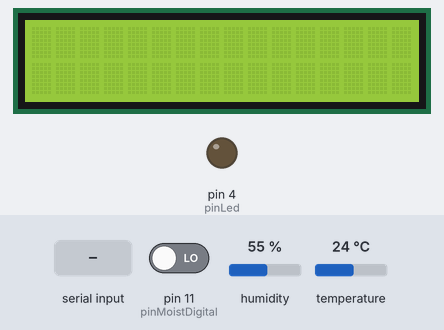
This program was run on a simulated Arduino Uno, built with avr-gcc and run on an emulated ATmega328P. Shown: 16×2 character LCD, output pins drawn as LEDs (lit = HIGH). Inputs (shaded band) come from the test bench; at power-on: pin 11 (pinMoistDigital) LOW, humidity 55 %, temperature 24 °C. What the program prints to the serial monitor is not drawn.

Above: at 1.2 s.
1.3 s: "CMD: SEND DATA\n" received over Serial
At 2.3 s:
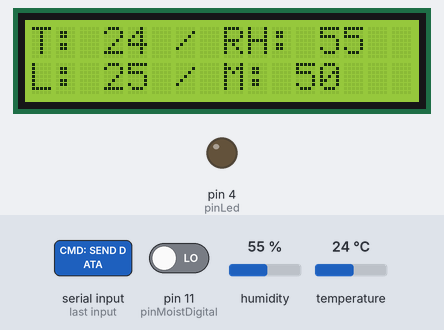
2.8 s: "CMD: CHECK READY\n" received over Serial
At 3.5 s:
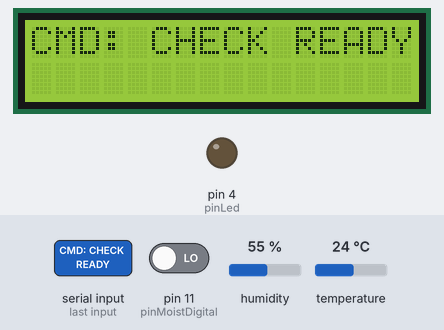
4.3 s: "CMD: RESET BUFFER\n" received over Serial
At 4.7 s:
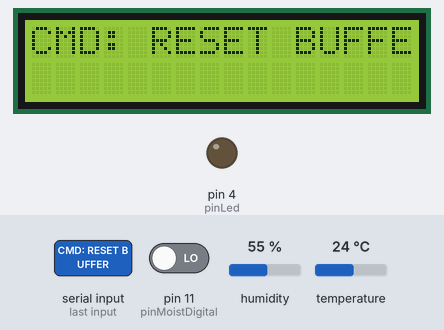
5.8 s: "CMD: SELECT\n" received over Serial
At 6.6 s:
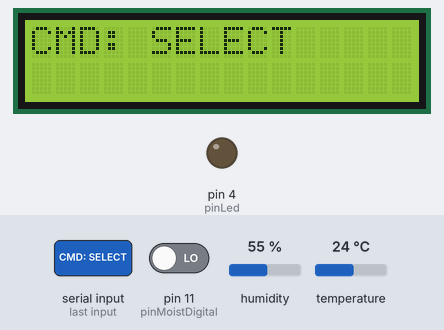
Timing chart, 0 to 8.3 s (numbered marks = the images above; inputs shaded):
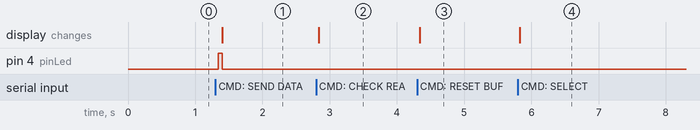

Measured:
- after the input at 1.3 s, pin 4 (pinLed): LOW → HIGH at once, → LOW 0.05 s later; the display: changes after 0.10 s (image 1)
- after the input at 2.8 s, the display: changes at once (image 2)
- after the input at 4.3 s, the display: changes at once (image 3)
- after the input at 5.8 s, the display: changes at once (image 4)

The program:

main.cpp
```cpp
#include <Wire.h>
#include <LiquidCrystal_I2C.h>
#include <Arduino.h>
#include <dht11.h>
#include <ArduinoJson.h>

/*initialize devices instance*/
dht11 DHT;
LiquidCrystal_I2C lcd(0x27,16,2);  // set the LCD address to 0x27 for a 16 chars and 2 line display

/***pin setup***/
const int pinButton = 2;
const int pinLed = 4;
const int pinTemp = 12;
// const int pinLight = 13;
const int pinMoistDigital = 11;
const int pinMoistAnalog = A0;
const int pinLightAnalog = A3;

/*setp variable*/
int buttonState = LOW;
int lastButtonState = LOW;
// int pinState = 0;
unsigned long lastDebounce = 0;
unsigned long debounceDelay = 20;

int humidity = 0;
int temperature = 0;
int moistDO = 0;
int moistAO = 0;
int lightAO = 0;


/*********************************************************/
void setup()
{
  // pinMode(pinButton, INPUT);
  pinMode(pinLed, OUTPUT);
  // pinMode(pinLight, INPUT);
  pinMode(pinMoistAnalog, INPUT);
  pinMode(pinMoistDigital, INPUT);

  lcd.init();  //initialize the lcd
  lcd.backlight();  //open the backlight

  Serial.begin(9600);
}

/******************************************************** */
void loop()
{
    if (Serial.available() > 0) {
      //Read data packet (command) over serial
      String command = Serial.readStringUntil('\n');
      lcd.setCursor(0, 0);
      lcd.clear();
      lcd.print(command);

      if (command == "CMD: SEND DATA"){
        lcd.clear();
        lcd.print("still here");
      }

      if (command == "CMD: CHECK READY"){
        Serial.println("READY");
        delay(100);
      }

      if (command == "CMD: RESET BUFFER"){
        while (Serial.available() > 0) {
          Serial.read();
        }
        delay(50);
        Serial.flush();
      }

      if (command == "CMD: SELECT"){
        //Read second data packet which will be the select address
        String address = Serial.readStringUntil('\n');

        //Logic for pin select on MUX

      }

      if (command == "CMD: SEND DATA"){
        digitalWrite(pinLed, HIGH);

        // DHT11 Read, Temperature, Humidity
        int dhtRead = DHT.read(pinTemp);
        temperature =  DHT.temperature;
        humidity = DHT.humidity;

        //Moisture Sensor
        moistDO = digitalRead(pinMoistDigital);
        moistDO = map(moistDO, 0, 1, 1, 0);
        moistAO = analogRead(pinMoistAnalog);
        moistAO = map(moistAO, 0, 1024, 100, 0);

        //TEMT6000 Analog Light Sensor
        lightAO = analogRead(pinLightAnalog);
        lightAO = map(lightAO, 0, 2014, 0, 100);

        //Package into JSON format and serial to serial port to be read
        StaticJsonDocument<200> pkg;
        pkg["temperature"] = temperature;
        pkg["humidity"] = humidity;
        pkg["moisture"] = moistAO;
        pkg["light"] = lightAO;
        serializeJson(pkg, Serial);
        Serial.println();

        //Display on LCD1602 last reading during last button toggle
        //Note that no I2C scanning was needed as the LCD I2C chip is tied directly to the dedicated SDA/SLC Uno pins
        lcd.setCursor(0, 0);
        lcd.print("T: " + String(DHT.temperature) + " / RH: " + String(DHT.humidity));
        lcd.setCursor(0, 1);
        lcd.print("L: " + String(lightAO) + " / M: " + String(moistAO));

        digitalWrite(pinLed, LOW);
      }
    }

}
/************************************************************/
/*Function*/
```
